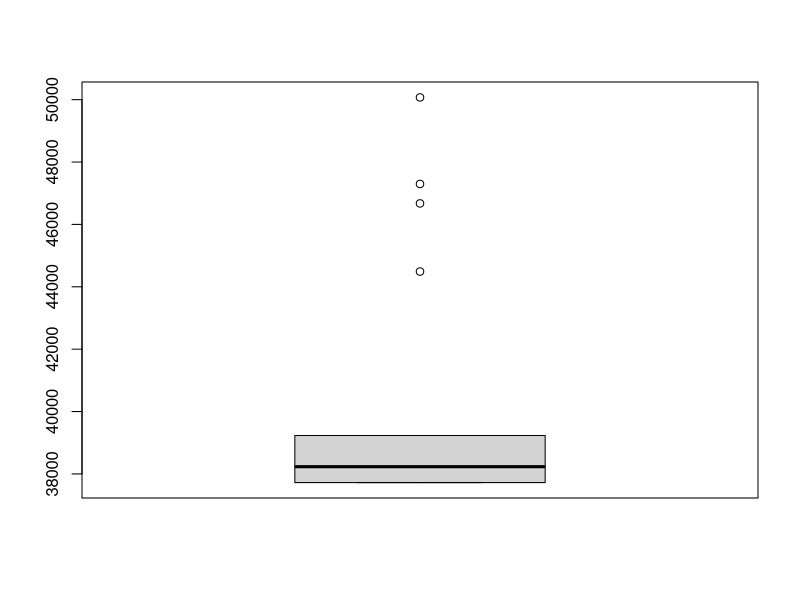
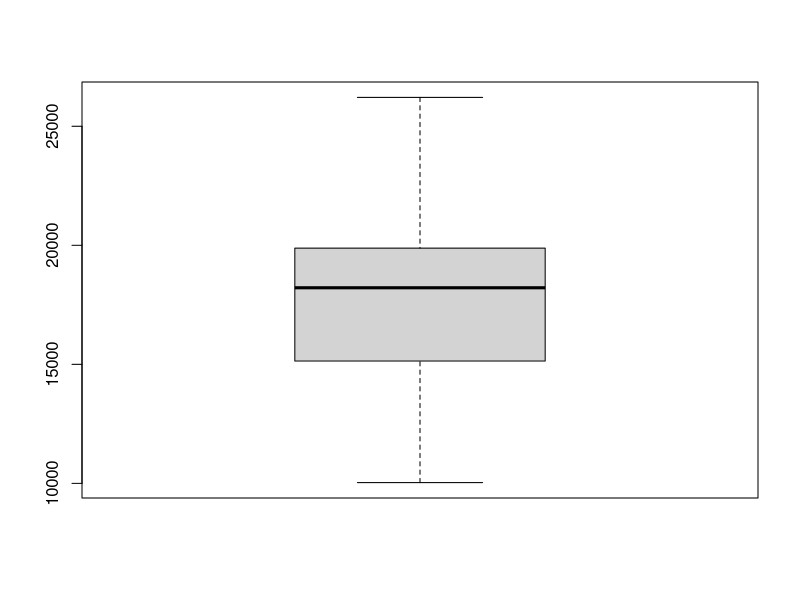
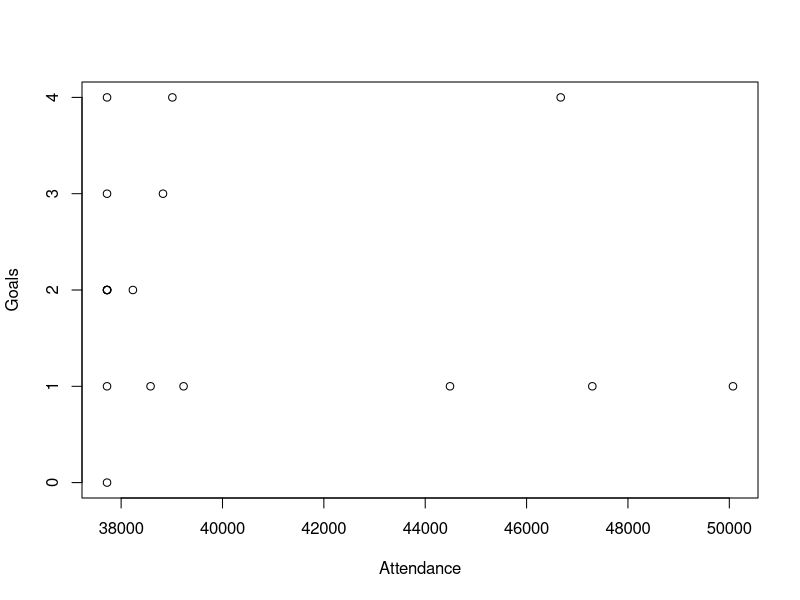
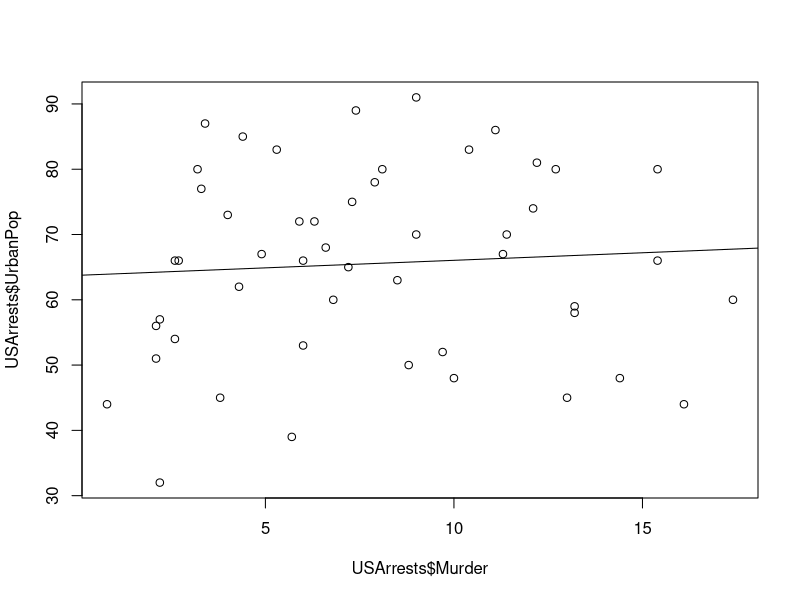
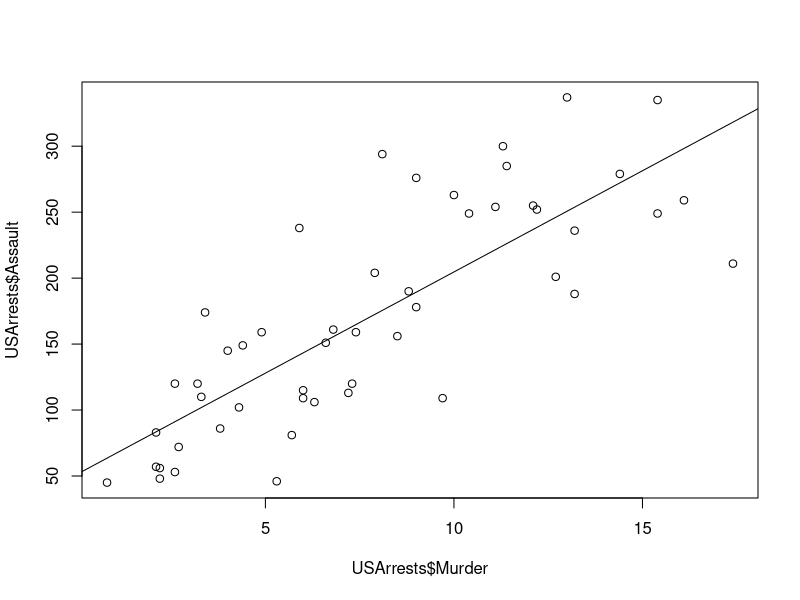

The R source for these figures, in order:
## ---- chunk 1
knitr::opts_chunk$set(echo = TRUE)
## ---- chunk 2
setwd("C:/Users/ezhou/OneDrive - Eastside Preparatory School/Documents/Eric/2022 - 2023/1 Fall/D Stats")
sounders <- read.csv("sounders.csv")
head(sounders)
## ---- chunk 3
sum(sounders$Goals_Against[sounders$Home_Away == 'H'])
## ---- chunk 4
sorted_att <- sort(sounders$Attendance)
sounders$Opponent[sounders$Attendance == sorted_att[1]]
sounders$Opponent[sounders$Attendance == sorted_att[2]]
sounders$Opponent[sounders$Attendance == sorted_att[3]]
## ---- chunk 5
mean(sounders$Goals_For[sounders$WDL == 'D'])
median(sounders$Goals_For[sounders$WDL == 'D'])
## ---- chunk 6
half <- length(sounders$Date)/2
first_half <- sounders[1:half,]
second_half <- sounders[half+1:half,]
length(first_half$Date[first_half$WDL == 'W'])
length(second_half$Date[second_half$WDL == 'W'])
## ---- chunk 7
poss <- sounders$Possession[sounders$Goals_For >= 2]
mean(poss)
sd(poss)
## ---- chunk 8
mean(sounders$Possession[sounders$WDL == 'W']) - mean(sounders$Possession[sounders$WDL == 'L'])
## ---- chunk 9
boxplot(sounders$Attendance[sounders$Home_Away == 'H'])
boxplot(sounders$Attendance[sounders$Home_Away == 'A'])
## ---- chunk 10
plot(sounders$Attendance[sounders$Home_Away == 'H'], sounders$Goals_For[sounders$Home_Away == 'H'], xlab='Attendance', ylab='Goals')
## ---- chunk 11
sd(sounders$Possession[sounders$WDL == 'W'])
sd(sounders$Possession[sounders$WDL == 'D'])
sd(sounders$Possession[sounders$WDL == 'L'])
## ---- chunk 12
plot(USArrests$Murder, USArrests$UrbanPop)
linm = lm(USArrests$UrbanPop ~ USArrests$Murder)
abline(linm)
cor(USArrests$UrbanPop, USArrests$Murder)
var(USArrests$UrbanPop, USArrests$Murder)
var(USArrests$Murder, USArrests$UrbanPop)
## ---- chunk 13
plot(USArrests$Murder, USArrests$Assault)
linm2 = lm(USArrests$Assault ~ USArrests$Murder)
abline(linm2)
cor(USArrests$Assault, USArrests$Murder)
var(USArrests$Assault, USArrests$Murder)
var(USArrests$Murder, USArrests$Assault)
